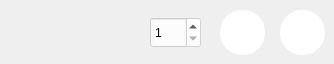
      <widget class="QWidget" name="shape_settings">
       <widget class="QPushButton" name="paint_tab_shape_settings_fill_color_button">
        <property name="geometry">
         <rect>
          <x>280</x>
          <y>10</y>
          <width>45</width>
          <height>45</height>
         </rect>
        </property>
        <property name="toolTip">
         <string>fill color</string>
        </property>
        <property name="toolTipDuration">
         <number>2</number>
        </property>
        <property name="styleSheet">
         <string notr="true">border-radius: 22px; background-color: white;</string>
        </property>
        <property name="text">
         <string/>
        </property>
        <property name="iconSize">
         <size>
          <width>30</width>
          <height>30</height>
         </size>
        </property>
       </widget>
       <widget class="QSpinBox" name="paint_tab_shape_settings_outline_size_spinbox">
        <property name="geometry">
         <rect>
          <x>150</x>
          <y>17</y>
          <width>51</width>
          <height>31</height>
         </rect>
        </property>
        <property name="toolTip">
         <string>outline size</string>
        </property>
        <property name="toolTipDuration">
         <number>2</number>
        </property>
        <property name="styleSheet">
         <string notr="true">	background-color: rgba(255, 255, 255, 150);</string>
        </property>
        <property name="minimum">
         <number>1</number>
        </property>
        <property name="maximum">
         <number>150</number>
        </property>
       </widget>
       <widget class="QPushButton" name="paint_tab_shape_settings_outline_color_button">
        <property name="geometry">
         <rect>
          <x>220</x>
          <y>10</y>
          <width>45</width>
          <height>45</height>
         </rect>
        </property>
        <property name="toolTip">
         <string>outline color</string>
        </property>
        <property name="toolTipDuration">
         <number>2</number>
        </property>
        <property name="styleSheet">
         <string notr="true">border-radius: 22px; background-color: white;</string>
        </property>
        <property name="text">
         <string/>
        </property>
        <property name="iconSize">
         <size>
          <width>30</width>
          <height>30</height>
         </size>
        </property>
       </widget>
      </widget>
